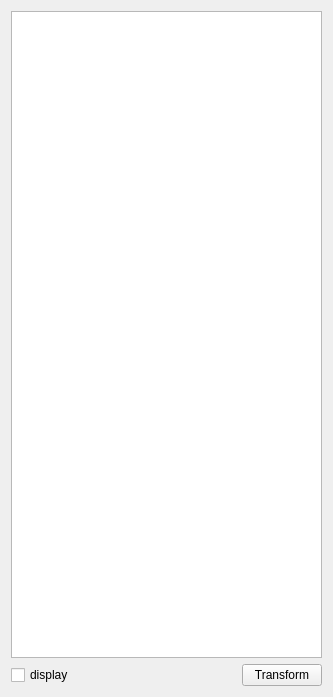
<?xml version="1.0" encoding="UTF-8"?>
<ui version="4.0">
 <class>Form</class>
 <widget class="QWidget" name="Form">
  <property name="geometry">
   <rect>
    <x>0</x>
    <y>0</y>
    <width>333</width>
    <height>697</height>
   </rect>
  </property>
  <property name="windowTitle">
   <string>Form</string>
  </property>
  <layout class="QVBoxLayout" name="verticalLayout">
   <item>
    <widget class="QTableWidget" name="tableWidget">
     <property name="horizontalScrollBarPolicy">
      <enum>Qt::ScrollBarAlwaysOff</enum>
     </property>
    </widget>
   </item>
   <item>
    <layout class="QHBoxLayout" name="horizontalLayout">
     <item>
      <widget class="QCheckBox" name="checkBox">
       <property name="text">
        <string>display</string>
       </property>
      </widget>
     </item>
     <item>
      <spacer name="horizontalSpacer">
       <property name="orientation">
        <enum>Qt::Horizontal</enum>
       </property>
       <property name="sizeHint" stdset="0">
        <size>
         <width>278</width>
         <height>20</height>
        </size>
       </property>
      </spacer>
     </item>
     <item>
      <widget class="QPushButton" name="pushButton">
       <property name="text">
        <string>Transform</string>
       </property>
      </widget>
     </item>
    </layout>
   </item>
  </layout>
 </widget>
 <resources/>
 <connections/>
</ui>
